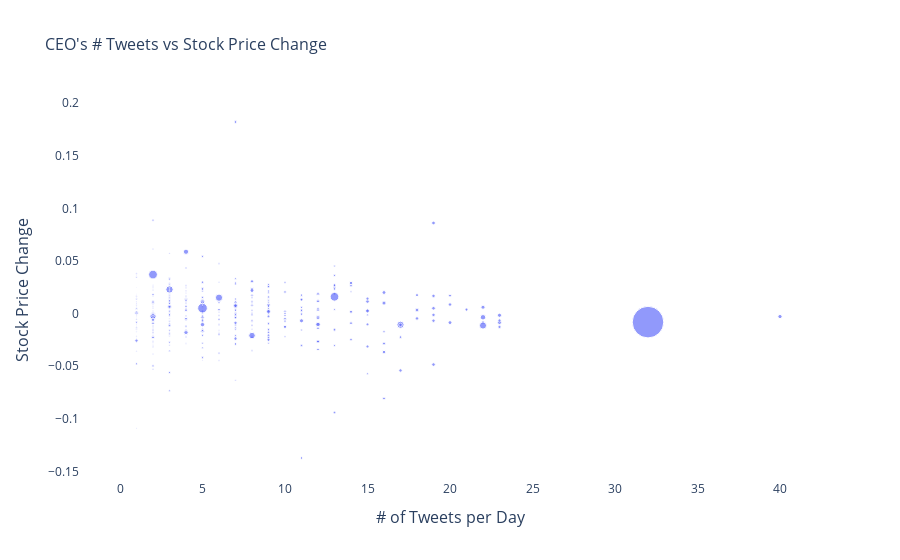

Write notebook code for a chart like this one.
### Markdown cell above
## Preliminary Plots

### Code cell
fig = go.Figure()
_ = fig.add_trace(go.Scatter(
    x= df_stock_tweets['Agg_count'],
    y= df_stock_tweets['Return'],
    mode="markers",
    marker={"size": df_stock_tweets['Agg_favorite'], "sizemode": "area",
                                    "sizeref": 2*max(df_stock_tweets['Agg_favorite']/1000)},
    hovertemplate= "Number of Tweets per Day: %{x:.1f}<br>" +
    "Stock Price Change: %{y:.1f}<br>" +
    "Number of Likes: %{marker.size:,}" +
    "<extra></extra>"
))
fig.update_layout(
    plot_bgcolor="white",
    yaxis={"title": {"text": "Stock Price Change", "font": {"size": 16}}},
    xaxis={"title": {"text": "# of Tweets per Day", "font": {"size": 16}}},
    # hovermode="x",
    title={'text': "CEO's # Tweets vs Stock Price Change", "font": {"size": 16}}
)
fig.show()

### Figure 1 — Plotly figure (JSON) as saved in the notebook; plotly's stock layout.template omitted (floating-point values rounded to 4 significant figures; data arrays with more than 128 entries replaced by an {"elided": "..."} marker saying what was removed)
{"data": [{"hovertemplate": "Number of Tweets per Day: %{x:.1f}<br>Stock Price Change: %{y:.1f}<br>Number of Likes: %{marker.size:,}<extra></extra>", "marker": {"size": {"elided": "930 int values"}, "sizemode": "area", "sizeref": 743.6}, "mode": "markers", "type": "scatter", "x": {"elided": "930 int values"}, "y": {"elided": "930 float values"}}], "layout": {"autosize": true, "plot_bgcolor": "white", "title": {"font": {"size": 16}, "text": "CEO's # Tweets vs Stock Price Change"}, "xaxis": {"autorange": true, "range": [-2.437, 42.44], "title": {"font": {"size": 16}, "text": "# of Tweets per Day"}, "type": "linear"}, "yaxis": {"autorange": true, "range": [-0.1617, 0.2065], "title": {"font": {"size": 16}, "text": "Stock Price Change"}, "type": "linear"}}}
